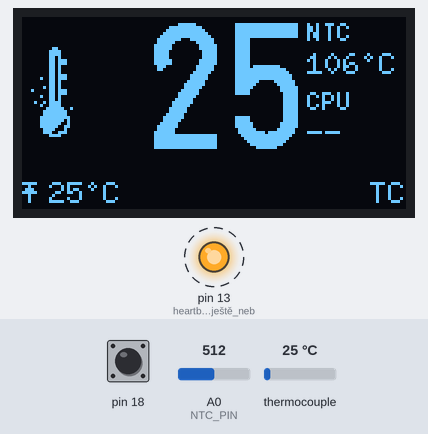
A sketch run on a simulated Arduino Uno, built with avr-gcc and run on an emulated ATmega328P. Shown: 128×64 one-colour display, output pins drawn as LEDs (lit = HIGH). Wiring (inferred from the names in the program): MAX31855 thermocouple converter: CS pin 6; MISO pin 8; SCK pin 7. Dashed ring = blinking. Inputs (shaded band) come from the test bench; at power-on: thermocouple 25 °C, A0 (NTC_PIN) = 512, pin 18 HIGH. Pins used as bus, display or sensor lines are not drawn.

Above: at 3.0 s.
3.1 s: thermocouple set to 150 °C
At 4.82 s:
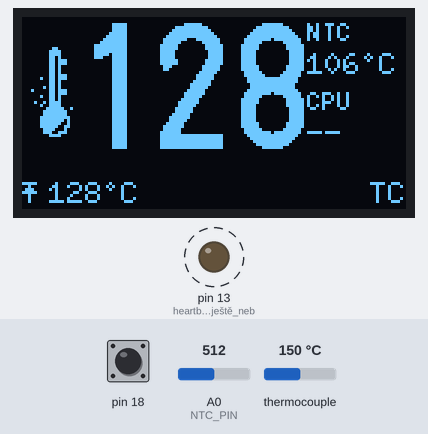
5.1 s: A0 (NTC_PIN) set to 440
At 5.55 s:
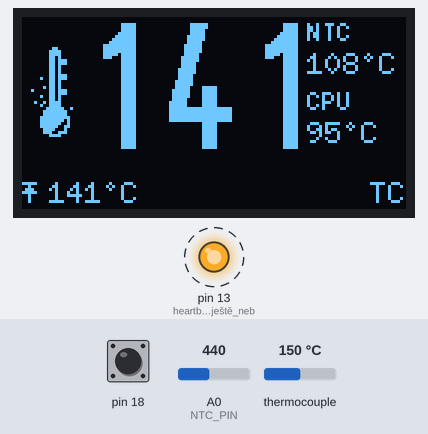
6.8 s: thermocouple set to 6 °C
At 7.69 s:
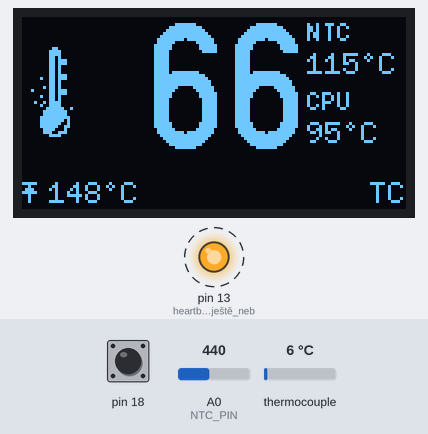
8.6 s: A0 (NTC_PIN) set to 511
At 9.18 s:
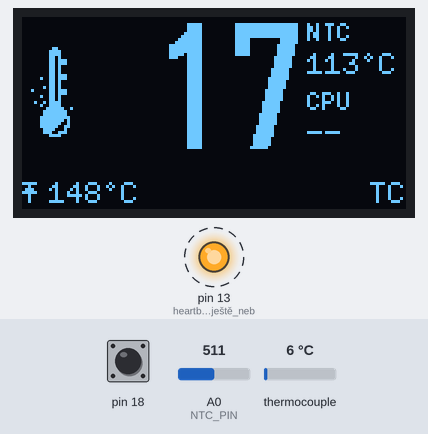
Timing chart, 0 to 11.3 s (numbered marks = the images above; inputs shaded):
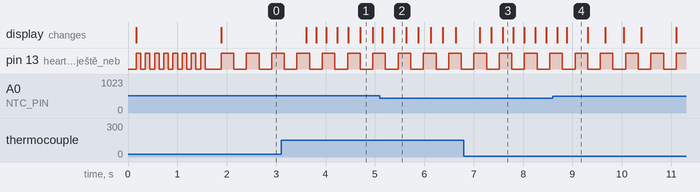

Measured:
- after the input at 3.1 s, the display: first changes after 0.51 s (image 1 shows a later state)
- by itself, pin 13 (heartbeat_timer_ještě_neb): alternates HIGH for 0.26 s and LOW for 0.26 s
- what the display in image 4 shows lasts 0.4 s, from 8.9 s to 9.3 s

The sketch:

Stadi_ThermoGauge.ino
```cpp
#include <Arduino.h>
#include <Wire.h>
#include "U8g2lib.h"
#include <avr/wdt.h>
#include <avr/interrupt.h>
#include "stadionlogo.h"
#include "teplomer.h"

// ============================================================

const char FW_VERZE[] PROGMEM = " Stadi ThermoGauge V0.32";

//  Žádný kola, žádný otáčky. Jen horko.
//  TEMP1 = velké číslo + MAX v RAM (přežije reset za jízdy)
//  TEMP2, TEMP3 = malá čísla vpravo
//  Která teplota je která: TEMP1_ZDROJ.. v nastavení.
//
// ============================================================

// 1) NASTAVENÍ
// 2) STAV PROGRAMU
// 3) ČTENÍ TEPLOT (MAX31855, NTC, CPU)
// 4) HEARTBEAT LED (D13)
// 5) ÚVODNÍ LOGO
// 6) SETUP
// 7) LOOP
// 8) DISPLEJ

// ============================================================
// 1) NASTAVENÍ
// ============================================================

// --- OLED init (page buffer "_2_": kreslit jen v firstPage()/nextPage()) ---
U8G2_SSD1306_128X64_NONAME_2_HW_I2C u8g2(U8G2_R0, U8X8_PIN_NONE);//Klasika 0.96"
//U8G2_SH1106_128X64_NONAME_2_HW_I2C u8g2(U8G2_R0, U8X8_PIN_NONE); //Laskakit 1.3"
// (layout je psaný na 128x64; placatej 128x32 by chtěl vlastní)

// --- Zdroje teplot ---
enum { SRC_TC, SRC_NTC, SRC_CPU, SRC_COUNT };
const byte TEMP1_ZDROJ = SRC_TC;   // velké číslo + MAX
const byte TEMP2_ZDROJ = SRC_NTC;  // malé nahoře
const byte TEMP3_ZDROJ = SRC_CPU;  // malé dole
const char* const JMENA[] = { "TC", "NTC", "CPU" };  // popisky na displeji

// --- MAX31855 (software SPI) ---
const byte TC_SCK = 7, TC_SO = 8, TC_CS = 6;

// --- NTC 100k (Průša MK3 = ATC Semitec 104GT-2, v Einsy dělič 4k7 na Vcc) ---
const byte  NTC_PIN = A0;
const float NTC_R_PULLUP = 4700.0;
const float NTC_R0 = 100000.0;
const float NTC_T0_K = 298.15;     // 25 °C
const float NTC_BETA = 4267.0;     // doladit podle reality (3950 je typická "čínská")

// --- Teplota čipu (ATmega328PB, interní senzor) ---
const float CPU_OFFSET_ADC = 324.31;  // typicky ADC pro 0 °C
const float CPU_GAIN = 1.22;          // ADC kroků na 1 °C
const float CPU_KOREKCE_C = -.0;      // dolaď podle teploměru

// --- Filtr (1.0 = žádný, menší = klidnější číslo) a tolerance chyb čidla ---
const float FILTR_ALFA = 0.25;
const byte  CHYB_TOLERANCE = 3;       // tolik vadných čtení po sobě = ERR

// --- Časování ---
const unsigned long TEPLOTY_INTERVAL_MS = 200;
const unsigned long DISPLEJ_INTERVAL_MS = 100;
const unsigned long BURN_IN_SHIFT_MS = 30000UL;  // pixel shift OLED o 1 px

// --- Layout (ladit podle displeje) ---
const int VELKE_PRAVY_OKRAJ = 92;     // kde končí velké číslo
const int SLOUPEC_X = 95;             // začátek pravého sloupce

// --- Welcome logo ---
const unsigned long LOGO_DOBA_ZOBRAZENI_MS = 1500UL;
const byte LOGO_POCET_BLIKNUTI = 8;

// ============================================================
// 2) STAV PROGRAMU
// ============================================================

// MAX teplota + magic number leží v .noinit -> přežijí reset za jízdy.
const unsigned long MAX_MAGIC = 0xA5C3F00DUL;
const int MAX_NIC = -999;
int maxTeplota __attribute__((section(".noinit")));
unsigned long maxMagic __attribute__((section(".noinit")));

float tepl[SRC_COUNT] = { NAN, NAN, NAN };   // indexováno SRC_xxx
byte chybPocet[SRC_COUNT] = { 0, 0, 0 };

byte posun = 0;                              // burn-in shift 0/1 px
unsigned long teplotyNaposledyCas = 0;
unsigned long displejNaposledyCas = 0;
unsigned long posunNaposledyCas = 0;
volatile uint8_t heartbeatPocitadloPreruseni = 0;

// Prototyp pro kompilátor
void vykresliDashboard();

// ============================================================
// 3) ČTENÍ TEPLOT
// ============================================================

// MAX31855: 32 bitů, bity 0-2 = chyby (OC/SCG/SCV), bit 16 = fault, 31..18 = teplota (0.25 °C)
float cteniThermocouple()
{ uint32_t v = 0;
  digitalWrite(TC_CS, LOW);
  delayMicroseconds(2);
  for (int8_t i = 31; i >= 0; i--)
  { digitalWrite(TC_SCK, LOW);
    delayMicroseconds(2);
    v <<= 1;
    if (digitalRead(TC_SO)) v |= 1;
    digitalWrite(TC_SCK, HIGH);
    delayMicroseconds(2);
  }
  digitalWrite(TC_CS, HIGH);
  digitalWrite(TC_SCK, LOW);

  if (v == 0 || (v & 0x10007UL)) return NAN;    // nic nepřipojeno / zkrat / utržený drát
  return ((int32_t)v >> 18) * 0.25;            // aritmetický shift = záporné °C fungujou
}

float cteniNtc()
{
  // Zahodit první čtení - přepíná VREF z 1.1V zpět na VCC a ustálí MUX pro A0
  analogRead(NTC_PIN);
  delayMicroseconds(200);

  uint16_t soucet = 0;
  for (byte i = 0; i < 8; i++) soucet += analogRead(NTC_PIN);
  float adc = soucet / 8.0;
  if (adc < 2 || adc > 1021) return NAN;
  float r = NTC_R_PULLUP * adc / (1023.0 - adc);
  return 1.0 / (1.0 / NTC_T0_K + log(r / NTC_R0) / NTC_BETA) - 273.15;
}
uint16_t adcCti()
{ ADCSRA |= _BV(ADSC);
  while (bit_is_set(ADCSRA, ADSC));
  return ADC;}

float cteniCpu()
{
  // 1. Kompletně vypnout ADC, aby se vyprázdnily interní registry
  ADCSRA &= ~_BV(ADEN);

  // 2. Nastavit MUX5 (ADC8) a interní 1.1V referenci
  ADCSRB = (ADCSRB & ~(1 << 5)) | (1 << 5);
  ADMUX = _BV(REFS1) | _BV(REFS0);

  // 3. Znovu zapnout ADC
  ADCSRA |= _BV(ADEN);

  // 4. KLÍČOVÝ KROK: Dát vnitřnímu Sample-and-Hold kondenzátoru (14pF)
  // čas se vybít přes vysokoimplikační teplotní diodu (2 ms)
  delay(2);

  // 5. Udělat 8 "prázdných" převodů jen proto, aby se náboj vybije do převodníku
  for (byte i = 0; i < 8; i++) {
    adcCti();
  }

  // 6. Teprve teď změřit reálnou hodnotu (průměr z 16 čtení)
  uint32_t soucet = 0;
  for (byte i = 0; i < 16; i++) {
    soucet += adcCti();
  }

  // 7. Vypnout ADC a vrátit MUX5 do nuly před odchodem
  ADCSRA &= ~_BV(ADEN);
  ADCSRB &= ~(1 << 5);
  ADCSRA |= _BV(ADEN);

  float rawAdc = soucet / 16.0;

  // Pokud je rawAdc mimo fyzikální meze senzoru, vrátíme NAN
  if (rawAdc < 250.0 || rawAdc > 450.0) return NAN;

  return (rawAdc - CPU_OFFSET_ADC) / CPU_GAIN + CPU_KOREKCE_C;
}


// Exponenciální filtr. Jedno dvě vadná čtení po sobě přežijem, pak ERR.
void ulozTeplotu(byte zdroj, float nove)
{ float &s = tepl[zdroj];
  if (isnan(nove))
  { if (chybPocet[zdroj] < CHYB_TOLERANCE) chybPocet[zdroj]++;
    if (chybPocet[zdroj] >= CHYB_TOLERANCE) s = NAN;
    return; }
  chybPocet[zdroj] = 0;
  s = isnan(s) ? nove : s + FILTR_ALFA * (nove - s);
}

void cteniVsechTeplot()
{
  ulozTeplotu(SRC_TC,  cteniThermocouple());
  ulozTeplotu(SRC_NTC, cteniNtc());

  // CPU měříme PŘÍMO bez exponenciálního filtru, který driftoval:
  float cpuRaw = cteniCpu();
  if (!isnan(cpuRaw)) {
    tepl[SRC_CPU] = cpuRaw;
  } else {
    tepl[SRC_CPU] = NAN;
  }

  float t1 = tepl[TEMP1_ZDROJ];
  if (!isnan(t1))
  { int t = (int)floor(t1 + 0.5);
    if (t > maxTeplota) maxTeplota = t; }
}

// ============================================================
// 4) HEARTBEAT LED (D13, Timer2, ~256 ms)
// ============================================================

void nastavHeartbeatTimer()
{ pinMode(13, OUTPUT);
  TCCR2A = (1 << WGM21);                              // CTC
  TCCR2B = (1 << CS22) | (1 << CS21) | (1 << CS20);   // prescaler 1024
  OCR2A = 249;                                         // ~16 ms
  TIMSK2 = (1 << OCIE2A);
}

ISR(TIMER2_COMPA_vect)
{ if (++heartbeatPocitadloPreruseni >= 16)
  { heartbeatPocitadloPreruseni = 0;
    digitalWrite(13, !digitalRead(13)); }
}

// ============================================================
// 5) ÚVODNÍ LOGO
// ============================================================

void zobrazUvodniLogo()
{ pinMode(13, OUTPUT);   // heartbeat timer ještě neběží, pin je třeba nastavit tady

  const int VYSKA_OBLASTI_LOGA = 50;
  int x = (128 - STADION_WIDTH) / 2;
  int y = (VYSKA_OBLASTI_LOGA - STADION_HEIGHT) / 2;

  u8g2.firstPage();
  do
  { u8g2.drawXBMP(x, y, STADION_WIDTH, STADION_HEIGHT, logo_stadion);
    u8g2.setFont(u8g2_font_5x7_tf);
    u8g2.setCursor(0, 64);
    u8g2.print((__FlashStringHelper*)FW_VERZE); }
  while (u8g2.nextPage());

  const unsigned long krokMs = LOGO_DOBA_ZOBRAZENI_MS / (LOGO_POCET_BLIKNUTI * 2);
  for (byte i = 0; i < LOGO_POCET_BLIKNUTI; i++)
  { digitalWrite(13, HIGH); delay(krokMs);
    digitalWrite(13, LOW);  delay(krokMs); }
}

// ============================================================
// 6) SETUP
// ============================================================

void setup()
{ MCUSR = 0;
  wdt_disable();
  wdt_enable(WDTO_8S);

  // === I2C BUS CLEAR (zvon na hajzl pro zaseknutej displej) ===
  pinMode(SDA, INPUT_PULLUP);
  pinMode(SCL, INPUT_PULLUP);
  delayMicroseconds(10);
  if (digitalRead(SDA) == LOW)
  { for (byte i = 0; i < 9 && digitalRead(SDA) == LOW; i++)   // max 9 hodinových pulzů
    { pinMode(SCL, OUTPUT); digitalWrite(SCL, LOW); delayMicroseconds(5);
      pinMode(SCL, INPUT_PULLUP);                   delayMicroseconds(5); }
    // STOP podmínka
    pinMode(SCL, OUTPUT); digitalWrite(SCL, LOW); delayMicroseconds(5);
    pinMode(SDA, OUTPUT); digitalWrite(SDA, LOW); delayMicroseconds(5);
    pinMode(SCL, INPUT_PULLUP);                   delayMicroseconds(5);
    pinMode(SDA, INPUT_PULLUP);                   delayMicroseconds(5);
  }

  u8g2.begin();

  // MAX31855
  pinMode(TC_CS, OUTPUT);  digitalWrite(TC_CS, HIGH);
  pinMode(TC_SCK, OUTPUT); digitalWrite(TC_SCK, LOW);
  pinMode(TC_SO, INPUT);

  // Magic number nesedí = studený start. Sedí = reset za jízdy, MAX zůstává.
  if (maxMagic != MAX_MAGIC)
  { maxTeplota = MAX_NIC;
    maxMagic = MAX_MAGIC;
    zobrazUvodniLogo();
  }

  nastavHeartbeatTimer();
  cteniVsechTeplot();
  vykresliDashboard();

  wdt_enable(WDTO_2S);   // běžný provoz: přísný watchdog
}

// ============================================================
// 7) LOOP
// ============================================================

void loop()
{ wdt_reset();
  unsigned long ted = millis();

  if (ted - posunNaposledyCas >= BURN_IN_SHIFT_MS)
  { posun = !posun;
    posunNaposledyCas = ted; }

  if (ted - teplotyNaposledyCas >= TEPLOTY_INTERVAL_MS)
  { cteniVsechTeplot();
    teplotyNaposledyCas = ted; }

  if (ted - displejNaposledyCas >= DISPLEJ_INTERVAL_MS)
  { vykresliDashboard();
    displejNaposledyCas = ted; }
}

// ============================================================
// 8) DISPLEJ
// ============================================================

// Ikonka MAX 5x7 (šipka nahoru)
const uint8_t IKONA_TOP[] PROGMEM = { 0xff, 0xe4, 0xee, 0xff, 0xe4, 0xe4, 0xe4 };

// Teplota -> text, nebo "nahradni" při chybě čidla.
void formatujTeplotu(char *buf, size_t size, float t, const char *nahradni)
{ if (isnan(t)) strncpy(buf, nahradni, size);
  else snprintf(buf, size, "%d", (int)floor(t + 0.5)); }

// Malá teplota v pravém sloupci: popisek (5x7) + hodnota (6x10) + °C.
// POZOR: "\260C" (octal), ne "\xb0C" - 'C' je hex číslice a sežralo by se to do escape.
void kresliMalou(int y, byte zdroj)
{ char t[6];
  formatujTeplotu(t, sizeof(t), tepl[zdroj], "--");
  u8g2.setFont(u8g2_font_5x7_tf);
  u8g2.setCursor(SLOUPEC_X + posun, y + posun);
  u8g2.print(JMENA[zdroj]);
  u8g2.setFont(u8g2_font_6x10_tf);
  u8g2.setCursor(SLOUPEC_X + posun, y + 11 + posun);
  u8g2.print(t);
  if (!isnan(tepl[zdroj])) u8g2.print(F("\260C"));
}

void vykresliDashboard()
{
  // --------------------------------------------------------
  // 8.1) PŘÍPRAVA (mimo kreslící smyčku, ta se opakuje 4x)
  // --------------------------------------------------------
  bool chyba = isnan(tepl[TEMP1_ZDROJ]);
  char t1[6];
  formatujTeplotu(t1, sizeof(t1), tepl[TEMP1_ZDROJ], "ERR");

  // Velké číslo zarovnané doprava, ať neskáče.
  int xVelke = 16 + posun;
  if (!chyba)
  { u8g2.setFont(u8g2_font_logisoso42_tn);
    xVelke = VELKE_PRAVY_OKRAJ - u8g2.getStrWidth(t1) + posun;
    if (xVelke < 16) xVelke = 16; }

  // --------------------------------------------------------
  // 8.2) KRESLENÍ
  // --------------------------------------------------------
  u8g2.firstPage(); do {

    // Teploměr ikona vlevo
    u8g2.drawXBMP(posun +3, posun +10, TEPLOMER_WIDTH, TEPLOMER_HEIGHT, ikona_teplomer);

    // TEMP1 - velké (ERR je menší a s písmeny)
    if (chyba)
    { u8g2.setFont(u8g2_font_logisoso32_tr);
      u8g2.setCursor(22 + posun, 42 + posun); }
    else
    { u8g2.setFont(u8g2_font_logisoso42_tn);
      u8g2.setCursor(xVelke, 44 + posun); }
    u8g2.print(t1);

    // TEMP2 a TEMP3 - malé, vpravo
    kresliMalou(8,  TEMP2_ZDROJ);
    kresliMalou(31, TEMP3_ZDROJ);

    // MAX dole (šipka + číslo) + jméno zdroje TEMP1 vpravo
    u8g2.setFont(u8g2_font_6x10_tf);
    if (maxTeplota > MAX_NIC)
    { u8g2.drawXBMP(posun, 55 + posun, 5, 7, IKONA_TOP);
      u8g2.setCursor(9 + posun, 62 + posun);
      u8g2.print(maxTeplota);
      u8g2.print(F("\260C")); }
    u8g2.setCursor(127 - u8g2.getStrWidth(JMENA[TEMP1_ZDROJ]) + posun, 62 + posun);
    u8g2.print(JMENA[TEMP1_ZDROJ]);

  } while (u8g2.nextPage());
}
```

teplomer.h
```cpp
// Kostra teploměru 16x44 - předělej si v editoru (XBM, LSB first).
#define TEPLOMER_WIDTH 16
#define TEPLOMER_HEIGHT 30
const uint8_t ikona_teplomer[] PROGMEM = {

 0x80,0x01,0xc0,0x03,0xc0,0x03,0xc0,0x02,0xc0,0x0e,0xc0,0x0e,
 0xc0,0x02,0xc0,0x02,0xc0,0x02,0xc0,0x0e,0xc8,0x0e,0xc0,0x02,
 0xc0,0x02,0xd0,0x02,0xc1,0x0e,0xc0,0x0e,0xc8,0x02,0xc0,0x02,
 0xd2,0x03,0xc8,0x03,0xe0,0x27,0xf0,0x0f,0xf0,0x0f,0xf8,0x1f,
 0xf8,0x17,0xf8,0x13,0xf8,0x19,0xf0,0x08,0x70,0x0e,0xc0,0x03


};
```

Source omitted: stadionlogo.h (data table, 1817 bytes)
